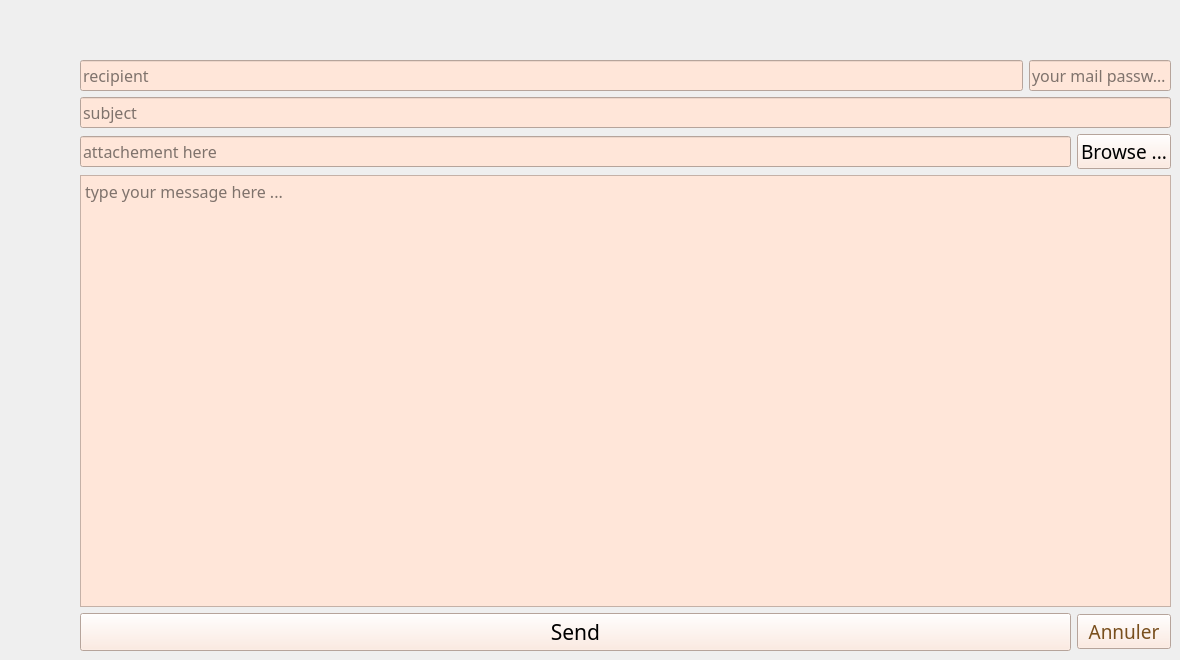
    <widget class="QWidget" name="Mailing">
     <widget class="QWidget" name="layoutWidget_2">
      <property name="geometry">
       <rect>
        <x>80</x>
        <y>60</y>
        <width>1091</width>
        <height>591</height>
       </rect>
      </property>
      <layout class="QGridLayout" name="gridLayout_2">
       <item row="0" column="0">
        <widget class="QLineEdit" name="rcpt">
         <property name="font">
          <font>
           <family>Gabriola</family>
           <pointsize>12</pointsize>
          </font>
         </property>
         <property name="styleSheet">
          <string notr="true">background-color: rgb(255, 230, 217);</string>
         </property>
         <property name="placeholderText">
          <string>recipient</string>
         </property>
        </widget>
       </item>
       <item row="0" column="1" colspan="2">
        <widget class="QLineEdit" name="mail_pass">
         <property name="font">
          <font>
           <family>Gabriola</family>
           <pointsize>12</pointsize>
          </font>
         </property>
         <property name="styleSheet">
          <string notr="true">background-color: rgb(255, 230, 217);</string>
         </property>
         <property name="echoMode">
          <enum>QLineEdit::Password</enum>
         </property>
         <property name="placeholderText">
          <string>your mail password</string>
         </property>
        </widget>
       </item>
       <item row="2" column="2">
        <widget class="QPushButton" name="browseBtn">
         <property name="font">
          <font>
           <family>Gabriola</family>
           <pointsize>14</pointsize>
          </font>
         </property>
         <property name="styleSheet">
          <string notr="true">background-color: rgb(255, 230, 217);</string>
         </property>
         <property name="text">
          <string>Browse ...</string>
         </property>
        </widget>
       </item>
       <item row="2" column="0" colspan="2">
        <widget class="QLineEdit" name="file">
         <property name="font">
          <font>
           <family>Gabriola</family>
           <pointsize>12</pointsize>
          </font>
         </property>
         <property name="styleSheet">
          <string notr="true">background-color: rgb(255, 230, 217);</string>
         </property>
         <property name="placeholderText">
          <string>attachement here</string>
         </property>
        </widget>
       </item>
       <item row="1" column="0" colspan="3">
        <widget class="QLineEdit" name="subject">
         <property name="font">
          <font>
           <family>Gabriola</family>
           <pointsize>12</pointsize>
          </font>
         </property>
         <property name="styleSheet">
          <string notr="true">background-color: rgb(255, 230, 217);</string>
         </property>
         <property name="placeholderText">
          <string>subject</string>
         </property>
        </widget>
       </item>
       <item row="3" column="0" colspan="3">
        <widget class="QTextEdit" name="msg">
         <property name="font">
          <font>
           <family>Gabriola</family>
           <pointsize>12</pointsize>
          </font>
         </property>
         <property name="styleSheet">
          <string notr="true">background-color: rgb(255, 230, 217);</string>
         </property>
         <property name="placeholderText">
          <string>type your message here ...</string>
         </property>
        </widget>
       </item>
       <item row="4" column="0" colspan="2">
        <widget class="QPushButton" name="sendBtn">
         <property name="font">
          <font>
           <family>Gabriola</family>
           <pointsize>16</pointsize>
          </font>
         </property>
         <property name="styleSheet">
          <string notr="true">background-color: rgb(255, 230, 217);</string>
         </property>
         <property name="text">
          <string>Send</string>
         </property>
        </widget>
       </item>
       <item row="4" column="2">
        <widget class="QPushButton" name="Quitter_2">
         <property name="font">
          <font>
           <family>Gabriola</family>
           <pointsize>14</pointsize>
          </font>
         </property>
         <property name="styleSheet">
          <string notr="true">
color: rgb(121, 79, 29); background-color: rgb(255, 230, 217);</string>
         </property>
         <property name="text">
          <string>Annuler</string>
         </property>
         <property name="icon">
          <iconset>
           <normaloff>annuler.png</normaloff>annuler.png</iconset>
         </property>
         <property name="iconSize">
          <size>
           <width>15</width>
           <height>15</height>
          </size>
         </property>
        </widget>
       </item>
      </layout>
     </widget>
    </widget>
